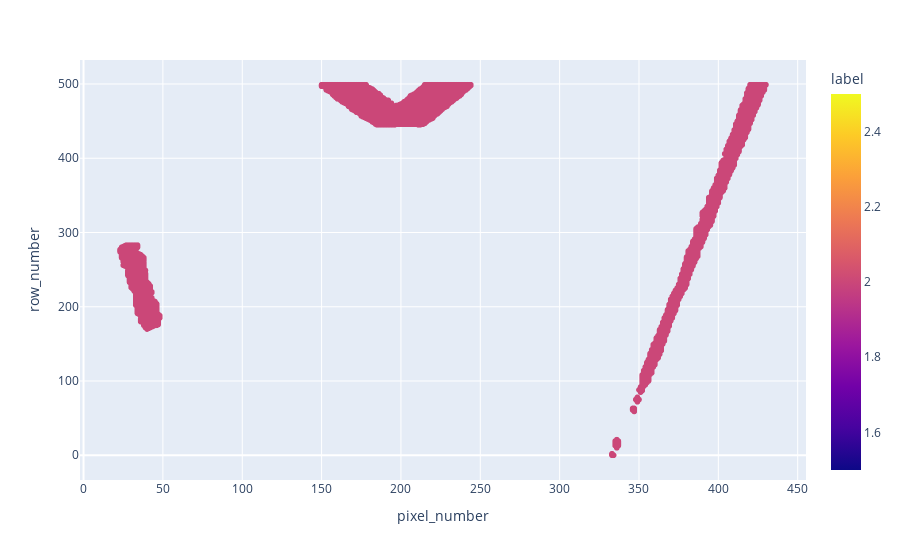

Notebook cell for this chart:
### Code cell
fig = px.scatter(df, x="pixel_number", y="row_number", color="label")
fig.show()

### Figure 1 — Plotly figure (JSON) as saved in the notebook; plotly's stock layout.template omitted (floating-point values rounded to 4 significant figures; data arrays with more than 128 entries replaced by an {"elided": "..."} marker saying what was removed)
{"data": [{"hovertemplate": "pixel_number=%{x}<br>row_number=%{y}<br>label=%{marker.color}<extra></extra>", "legendgroup": "", "marker": {"color": {"elided": "7015 int values"}, "coloraxis": "coloraxis", "symbol": "circle"}, "mode": "markers", "name": "", "showlegend": false, "type": "scattergl", "x": {"elided": "7015 int values"}, "xaxis": "x", "y": {"elided": "7015 int values"}, "yaxis": "y"}], "layout": {"coloraxis": {"colorbar": {"title": {"text": "label"}}, "colorscale": [[0, "#0d0887"], [0.1111, "#46039f"], [0.2222, "#7201a8"], [0.3333, "#9c179e"], [0.4444, "#bd3786"], [0.5556, "#d8576b"], [0.6667, "#ed7953"], [0.7778, "#fb9f3a"], [0.8889, "#fdca26"], [1, "#f0f921"]]}, "legend": {"tracegroupgap": 0}, "margin": {"t": 60}, "xaxis": {"anchor": "y", "domain": [0, 1], "title": {"text": "pixel_number"}}, "yaxis": {"anchor": "x", "domain": [0, 1], "title": {"text": "row_number"}}}}
